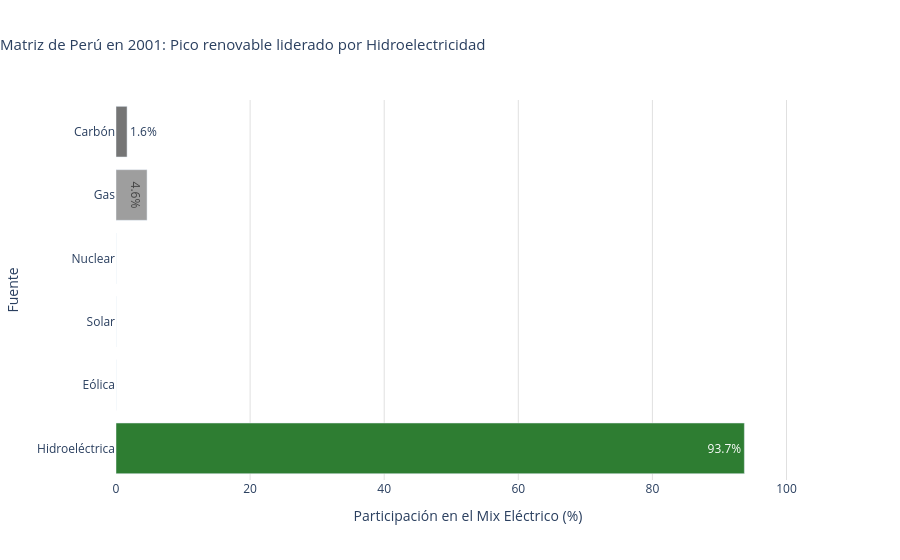

This figure's notebook cell:
### Markdown cell above
### Pregunta 6: Mix eléctrico por país

### Code cell
country_sel = 'Peru'
df_country = final_dataset[(final_dataset['country'] == country_sel) & (~final_dataset['is_region'])].copy()
idx_max = df_country['renewable_share_of_total_energy'].idxmax()
row_max = df_country.loc[idx_max]
year_max = int(row_max['year'])
print(f"Año de mayor participación renovable para {country_sel}: {year_max} ({row_max['renewable_share_of_total_energy']:.2f}%)")

sources = ['coal_elec', 'gas_elec', 'nuclear_elec', 'solar_elec', 'wind_elec', 'hydro_elec']
mix_vals = row_max[sources].astype(float)

source_names_es = {
    'Coal': 'Carbón',
    'Gas': 'Gas',
    'Nuclear': 'Nuclear',
    'Solar': 'Solar',
    'Wind': 'Eólica',
    'Hydro': 'Hidroeléctrica'
}

mix_df = pd.DataFrame({
    'Fuente': [source_names_es[s.split('_')[0].capitalize()] for s in sources],
    'Generación (TWh)': mix_vals.values
})
mix_df['Participación (%)'] = (mix_df['Generación (TWh)'] / mix_df['Generación (TWh)'].sum()) * 100
print(f'Mix de generación en {year_max}:')
print(mix_df.to_string(index=False))

colors_sources = ['#757575', '#9E9E9E', '#E0E0E0', '#FFD54F', '#81C784', '#2E7D32']
fig = px.bar(
    mix_df,
    x='Participación (%)',
    y='Fuente',
    orientation='h',
    color='Fuente',
    color_discrete_sequence=colors_sources,
    title=f'Matriz de Perú en {year_max}: Pico renovable liderado por Hidroelectricidad',
    labels={'Participación (%)': 'Participación en el Mix Eléctrico (%)'}
)
# Cambiamos textposition='auto' para evitar texto encogido en Carbón = 1.6%
fig.update_traces(texttemplate='%{x:.1f}%', textposition='auto')
fig.update_layout(
    plot_bgcolor='white',
    title_x=0.0,
    title_font_size=15,
    xaxis=dict(showgrid=True, gridcolor='#E0E0E0', range=[0, 105]),
    yaxis=dict(showgrid=False),
    showlegend=False
)
fig.show()

### Figure 1 — Plotly figure (JSON) as saved in the notebook; plotly's stock layout.template omitted (floating-point values rounded to 4 significant figures)
{"data": [{"hovertemplate": "Fuente=%{y}<br>Participación en el Mix Eléctrico (%)=%{x}<extra></extra>", "legendgroup": "Carbón", "marker": {"color": "#757575", "pattern": {"shape": ""}}, "name": "Carbón", "orientation": "h", "showlegend": true, "textposition": "auto", "texttemplate": "%{x:.1f}%", "type": "bar", "x": [1.65], "xaxis": "x", "y": ["Carbón"], "yaxis": "y"}, {"hovertemplate": "Fuente=%{y}<br>Participación en el Mix Eléctrico (%)=%{x}<extra></extra>", "legendgroup": "Gas", "marker": {"color": "#9E9E9E", "pattern": {"shape": ""}}, "name": "Gas", "orientation": "h", "showlegend": true, "textposition": "auto", "texttemplate": "%{x:.1f}%", "type": "bar", "x": [4.63], "xaxis": "x", "y": ["Gas"], "yaxis": "y"}, {"hovertemplate": "Fuente=%{y}<br>Participación en el Mix Eléctrico (%)=%{x}<extra></extra>", "legendgroup": "Nuclear", "marker": {"color": "#E0E0E0", "pattern": {"shape": ""}}, "name": "Nuclear", "orientation": "h", "showlegend": true, "textposition": "auto", "texttemplate": "%{x:.1f}%", "type": "bar", "x": [0.0], "xaxis": "x", "y": ["Nuclear"], "yaxis": "y"}, {"hovertemplate": "Fuente=%{y}<br>Participación en el Mix Eléctrico (%)=%{x}<extra></extra>", "legendgroup": "Solar", "marker": {"color": "#FFD54F", "pattern": {"shape": ""}}, "name": "Solar", "orientation": "h", "showlegend": true, "textposition": "auto", "texttemplate": "%{x:.1f}%", "type": "bar", "x": [0.0], "xaxis": "x", "y": ["Solar"], "yaxis": "y"}, {"hovertemplate": "Fuente=%{y}<br>Participación en el Mix Eléctrico (%)=%{x}<extra></extra>", "legendgroup": "Eólica", "marker": {"color": "#81C784", "pattern": {"shape": ""}}, "name": "Eólica", "orientation": "h", "showlegend": true, "textposition": "auto", "texttemplate": "%{x:.1f}%", "type": "bar", "x": [0.0], "xaxis": "x", "y": ["Eólica"], "yaxis": "y"}, {"hovertemplate": "Fuente=%{y}<br>Participación en el Mix Eléctrico (%)=%{x}<extra></extra>", "legendgroup": "Hidroeléctrica", "marker": {"color": "#2E7D32", "pattern": {"shape": ""}}, "name": "Hidroeléctrica", "orientation": "h", "showlegend": true, "textposition": "auto", "texttemplate": "%{x:.1f}%", "type": "bar", "x": [93.72], "xaxis": "x", "y": ["Hidroeléctrica"], "yaxis": "y"}], "layout": {"barmode": "relative", "legend": {"title": {"text": "Fuente"}, "tracegroupgap": 0}, "plot_bgcolor": "white", "showlegend": false, "title": {"font": {"size": 15}, "text": "Matriz de Perú en 2001: Pico renovable liderado por Hidroelectricidad", "x": 0.0}, "xaxis": {"anchor": "y", "domain": [0.0, 1.0], "gridcolor": "#E0E0E0", "range": [0, 105], "showgrid": true, "title": {"text": "Participación en el Mix Eléctrico (%)"}}, "yaxis": {"anchor": "x", "categoryarray": ["Hidroeléctrica", "Eólica", "Solar", "Nuclear", "Gas", "Carbón"], "categoryorder": "array", "domain": [0.0, 1.0], "showgrid": false, "title": {"text": "Fuente"}}}}
